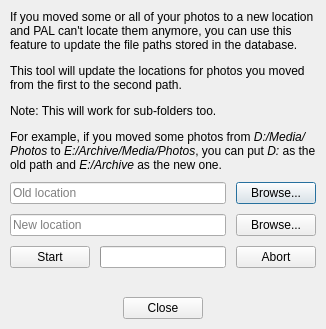
<?xml version="1.0" encoding="UTF-8"?>
<ui version="4.0">
 <class>RelocatePhotosDialog</class>
 <widget class="QDialog" name="RelocatePhotosDialog">
  <property name="geometry">
   <rect>
    <x>0</x>
    <y>0</y>
    <width>400</width>
    <height>383</height>
   </rect>
  </property>
  <property name="sizePolicy">
   <sizepolicy hsizetype="Fixed" vsizetype="Fixed">
    <horstretch>0</horstretch>
    <verstretch>0</verstretch>
   </sizepolicy>
  </property>
  <property name="minimumSize">
   <size>
    <width>400</width>
    <height>350</height>
   </size>
  </property>
  <property name="windowTitle">
   <string>Relocate photos</string>
  </property>
  <layout class="QVBoxLayout" name="mainLayout">
   <property name="spacing">
    <number>10</number>
   </property>
   <property name="sizeConstraint">
    <enum>QLayout::SetFixedSize</enum>
   </property>
   <property name="leftMargin">
    <number>10</number>
   </property>
   <property name="topMargin">
    <number>10</number>
   </property>
   <property name="rightMargin">
    <number>10</number>
   </property>
   <property name="bottomMargin">
    <number>10</number>
   </property>
   <item>
    <widget class="QLabel" name="explanationLabel">
     <property name="text">
      <string>&lt;html&gt;&lt;head/&gt;&lt;body&gt;&lt;p&gt;If you moved some or all of your photos to a new location and PAL can't locate them anymore, you can use this feature to update the file paths stored in the database.&lt;/p&gt;&lt;p&gt;This tool will update the locations for photos you moved from the first to the second path.&lt;/p&gt;&lt;p&gt;Note: This will work for sub-folders too.&lt;/p&gt;&lt;p&gt;For example, if you moved some photos from &lt;span style=&quot; font-style:italic;&quot;&gt;D:/Media/Photos&lt;/span&gt; to &lt;span style=&quot; font-style:italic;&quot;&gt;E:/Archive/Media/Photos&lt;/span&gt;, you can put &lt;span style=&quot; font-style:italic;&quot;&gt;D:&lt;/span&gt; as the old path and &lt;span style=&quot; font-style:italic;&quot;&gt;E:/Archive&lt;/span&gt; as the new one.&lt;/p&gt;&lt;/body&gt;&lt;/html&gt;</string>
     </property>
     <property name="wordWrap">
      <bool>true</bool>
     </property>
    </widget>
   </item>
   <item>
    <layout class="QHBoxLayout" name="oldPathLayout">
     <property name="spacing">
      <number>10</number>
     </property>
     <item>
      <widget class="QLineEdit" name="oldPathLineEdit">
       <property name="sizePolicy">
        <sizepolicy hsizetype="MinimumExpanding" vsizetype="Fixed">
         <horstretch>0</horstretch>
         <verstretch>0</verstretch>
        </sizepolicy>
       </property>
       <property name="placeholderText">
        <string>Old location</string>
       </property>
      </widget>
     </item>
     <item>
      <widget class="QPushButton" name="oldPathBrowseButton">
       <property name="text">
        <string>Browse...</string>
       </property>
      </widget>
     </item>
    </layout>
   </item>
   <item>
    <layout class="QHBoxLayout" name="newPathLayout">
     <property name="spacing">
      <number>10</number>
     </property>
     <item>
      <widget class="QLineEdit" name="newPathLineEdit">
       <property name="sizePolicy">
        <sizepolicy hsizetype="MinimumExpanding" vsizetype="Fixed">
         <horstretch>0</horstretch>
         <verstretch>0</verstretch>
        </sizepolicy>
       </property>
       <property name="placeholderText">
        <string>New location</string>
       </property>
      </widget>
     </item>
     <item>
      <widget class="QPushButton" name="newPathBrowseButton">
       <property name="text">
        <string>Browse...</string>
       </property>
      </widget>
     </item>
    </layout>
   </item>
   <item>
    <spacer name="processSpacer">
     <property name="orientation">
      <enum>Qt::Vertical</enum>
     </property>
     <property name="sizeType">
      <enum>QSizePolicy::Fixed</enum>
     </property>
     <property name="sizeHint" stdset="0">
      <size>
       <width>0</width>
       <height>0</height>
      </size>
     </property>
    </spacer>
   </item>
   <item>
    <layout class="QGridLayout" name="processLayout">
     <property name="horizontalSpacing">
      <number>10</number>
     </property>
     <property name="verticalSpacing">
      <number>5</number>
     </property>
     <item row="0" column="1">
      <widget class="QProgressBar" name="progressBar"/>
     </item>
     <item row="0" column="2">
      <widget class="QPushButton" name="abortButton">
       <property name="text">
        <string>Abort</string>
       </property>
      </widget>
     </item>
     <item row="0" column="0">
      <widget class="QPushButton" name="startButton">
       <property name="text">
        <string>Start</string>
       </property>
      </widget>
     </item>
     <item row="1" column="1">
      <widget class="QLabel" name="feedbackLabel">
       <property name="text">
        <string notr="true"/>
       </property>
      </widget>
     </item>
    </layout>
   </item>
   <item>
    <spacer name="bottomSpacer">
     <property name="orientation">
      <enum>Qt::Vertical</enum>
     </property>
     <property name="sizeHint" stdset="0">
      <size>
       <width>0</width>
       <height>0</height>
      </size>
     </property>
    </spacer>
   </item>
   <item>
    <widget class="QDialogButtonBox" name="bottomButtonBox">
     <property name="orientation">
      <enum>Qt::Horizontal</enum>
     </property>
     <property name="standardButtons">
      <set>QDialogButtonBox::Close</set>
     </property>
     <property name="centerButtons">
      <bool>true</bool>
     </property>
    </widget>
   </item>
  </layout>
 </widget>
 <resources/>
 <connections/>
</ui>
